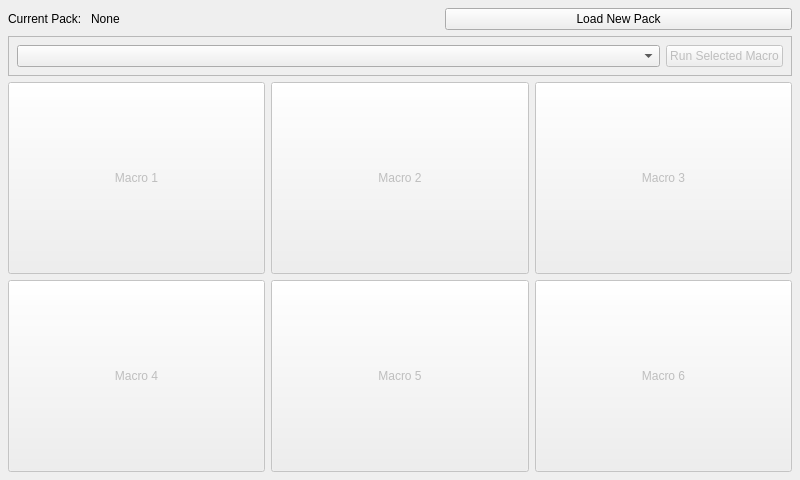
<?xml version="1.0" encoding="UTF-8"?>
<ui version="4.0">
 <class>PIRUserForm</class>
 <widget class="QWidget" name="PIRUserForm">
  <property name="geometry">
   <rect>
    <x>0</x>
    <y>0</y>
    <width>800</width>
    <height>480</height>
   </rect>
  </property>
  <property name="windowTitle">
   <string>Form</string>
  </property>
  <layout class="QGridLayout" name="gridLayout">
   <property name="margin">
    <number>8</number>
   </property>
   <item row="0" column="0" colspan="3">
    <layout class="QHBoxLayout" name="horizontalLayout">
     <item>
      <widget class="QLabel" name="currentMacroLabel">
       <property name="sizePolicy">
        <sizepolicy hsizetype="Fixed" vsizetype="Preferred">
         <horstretch>0</horstretch>
         <verstretch>0</verstretch>
        </sizepolicy>
       </property>
       <property name="text">
        <string>Current Pack: </string>
       </property>
      </widget>
     </item>
     <item>
      <widget class="QLabel" name="packNameLabel">
       <property name="text">
        <string>None</string>
       </property>
      </widget>
     </item>
     <item>
      <widget class="QPushButton" name="loadPackButton">
       <property name="sizePolicy">
        <sizepolicy hsizetype="Preferred" vsizetype="Fixed">
         <horstretch>0</horstretch>
         <verstretch>0</verstretch>
        </sizepolicy>
       </property>
       <property name="text">
        <string>Load New Pack</string>
       </property>
      </widget>
     </item>
    </layout>
   </item>
   <item row="1" column="0" colspan="3">
    <widget class="QFrame" name="frame">
     <property name="frameShape">
      <enum>QFrame::StyledPanel</enum>
     </property>
     <property name="frameShadow">
      <enum>QFrame::Raised</enum>
     </property>
     <layout class="QHBoxLayout" name="horizontalLayout_2">
      <property name="margin">
       <number>8</number>
      </property>
      <item>
       <widget class="QComboBox" name="macroComboBox"/>
      </item>
      <item>
       <widget class="QPushButton" name="runButton">
        <property name="enabled">
         <bool>false</bool>
        </property>
        <property name="sizePolicy">
         <sizepolicy hsizetype="Fixed" vsizetype="Fixed">
          <horstretch>0</horstretch>
          <verstretch>0</verstretch>
         </sizepolicy>
        </property>
        <property name="text">
         <string>Run Selected Macro</string>
        </property>
       </widget>
      </item>
     </layout>
    </widget>
   </item>
   <item row="2" column="0">
    <widget class="QPushButton" name="userDef1Button">
     <property name="enabled">
      <bool>false</bool>
     </property>
     <property name="sizePolicy">
      <sizepolicy hsizetype="Minimum" vsizetype="Expanding">
       <horstretch>0</horstretch>
       <verstretch>0</verstretch>
      </sizepolicy>
     </property>
     <property name="text">
      <string>Macro 1</string>
     </property>
    </widget>
   </item>
   <item row="2" column="1">
    <widget class="QPushButton" name="userDef2Button">
     <property name="enabled">
      <bool>false</bool>
     </property>
     <property name="sizePolicy">
      <sizepolicy hsizetype="Minimum" vsizetype="Expanding">
       <horstretch>0</horstretch>
       <verstretch>0</verstretch>
      </sizepolicy>
     </property>
     <property name="text">
      <string>Macro 2</string>
     </property>
    </widget>
   </item>
   <item row="2" column="2">
    <widget class="QPushButton" name="userDef3Button">
     <property name="enabled">
      <bool>false</bool>
     </property>
     <property name="sizePolicy">
      <sizepolicy hsizetype="Minimum" vsizetype="Expanding">
       <horstretch>0</horstretch>
       <verstretch>0</verstretch>
      </sizepolicy>
     </property>
     <property name="text">
      <string>Macro 3</string>
     </property>
    </widget>
   </item>
   <item row="3" column="1">
    <widget class="QPushButton" name="userDef5Button">
     <property name="enabled">
      <bool>false</bool>
     </property>
     <property name="sizePolicy">
      <sizepolicy hsizetype="Minimum" vsizetype="Expanding">
       <horstretch>0</horstretch>
       <verstretch>0</verstretch>
      </sizepolicy>
     </property>
     <property name="text">
      <string>Macro 5</string>
     </property>
    </widget>
   </item>
   <item row="3" column="2">
    <widget class="QPushButton" name="userDef6Button">
     <property name="enabled">
      <bool>false</bool>
     </property>
     <property name="sizePolicy">
      <sizepolicy hsizetype="Minimum" vsizetype="Expanding">
       <horstretch>0</horstretch>
       <verstretch>0</verstretch>
      </sizepolicy>
     </property>
     <property name="text">
      <string>Macro 6</string>
     </property>
    </widget>
   </item>
   <item row="3" column="0">
    <widget class="QPushButton" name="userDef4Button">
     <property name="enabled">
      <bool>false</bool>
     </property>
     <property name="sizePolicy">
      <sizepolicy hsizetype="Minimum" vsizetype="Expanding">
       <horstretch>0</horstretch>
       <verstretch>0</verstretch>
      </sizepolicy>
     </property>
     <property name="text">
      <string>Macro 4</string>
     </property>
    </widget>
   </item>
  </layout>
 </widget>
 <resources/>
 <connections>
  <connection>
   <sender>PIRUserForm</sender>
   <signal>runEnabled(bool)</signal>
   <receiver>runButton</receiver>
   <slot>setEnabled(bool)</slot>
   <hints>
    <hint type="sourcelabel">
     <x>399</x>
     <y>239</y>
    </hint>
    <hint type="destinationlabel">
     <x>590</x>
     <y>84</y>
    </hint>
   </hints>
  </connection>
 </connections>
 <slots>
  <signal>runEnabled(bool)</signal>
 </slots>
</ui>
